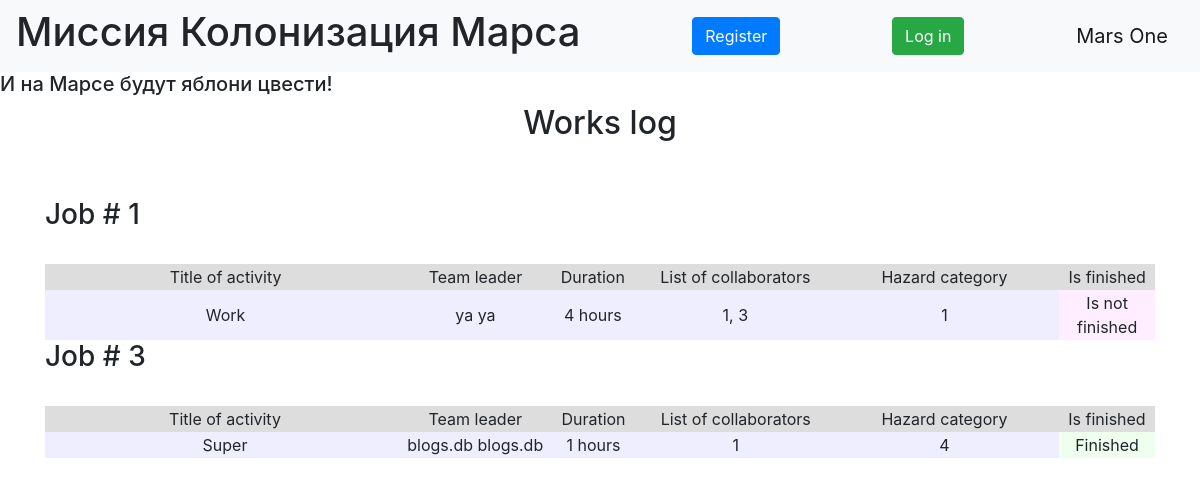
/index, run on the app's committed database.
### data/jobs.py (models this page shows, shortened)
class Jobs(SqlAlchemyBase, SerializerMixin):
    __tablename__ = 'jobs'
    id = sqlalchemy.Column(sqlalchemy.Integer, primary_key=True, autoincrement=True)
    team_leader = sqlalchemy.Column(sqlalchemy.Integer, sqlalchemy.ForeignKey("users.id"))
    job = sqlalchemy.Column(sqlalchemy.String, nullable=True)
    work_size = sqlalchemy.Column(sqlalchemy.Integer, default=0)
    collaborators = sqlalchemy.Column(sqlalchemy.String, nullable=True)
    start_date = sqlalchemy.Column(sqlalchemy.DateTime, default=datetime.datetime.now)
    end_date = sqlalchemy.Column(sqlalchemy.DateTime, default=datetime.datetime.now)
    is_finished = sqlalchemy.Column(sqlalchemy.Boolean, default=True)
    category = sqlalchemy.Column(sqlalchemy.Integer, sqlalchemy.ForeignKey("category.id"))
    user = orm.relationship('User')
    categories = orm.relationship("Category", secondary="association", backref="jobs")

### data/users.py (models this page shows, shortened)
class User(SqlAlchemyBase, UserMixin, SerializerMixin):
    __tablename__ = 'users'
    id = sqlalchemy.Column(sqlalchemy.Integer, primary_key=True, autoincrement=True)
    surname = sqlalchemy.Column(sqlalchemy.String, nullable=True)
    name = sqlalchemy.Column(sqlalchemy.String, nullable=True)
    age = sqlalchemy.Column(sqlalchemy.Integer, nullable=True)
    position = sqlalchemy.Column(sqlalchemy.String, nullable=True)
    speciality = sqlalchemy.Column(sqlalchemy.String, nullable=True)
    address = sqlalchemy.Column(sqlalchemy.String, nullable=True)
    email = sqlalchemy.Column(sqlalchemy.String, index=True, unique=True, nullable=True)
    hashed_password = sqlalchemy.Column(sqlalchemy.String, nullable=True)
    modified_date = sqlalchemy.Column(sqlalchemy.DateTime, default=datetime.datetime.now)
    city_from = sqlalchemy.Column(sqlalchemy.String, nullable=True)
    jobs = orm.relationship("Jobs", back_populates='user')

### main.py (the view)
@app.route("/")
@app.route("/index")
def index():
    db_sess = db_session.create_session()
    jobs = db_sess.query(Jobs).all()
    users = db_sess.query(User).all()
    names = {name.id: (name.surname, name.name) for name in users}
    return render_template("index.html", jobs=jobs, names=names, title='Work log')

### data/db_session.py (called while the page is built)
def create_session() -> Session:
    global __factory
    return __factory()

### templates/index.html (shortened to what this page needs)
{% extends "base.html" %}
{% block content %}
<h2 align="center">Works log</h2>
<br>
<br>
{% for job in jobs %}
<h3>Job # {{ job.id }}</h3>
<br>
<div class="table_container">
    <table class="my_table">
        <tr class="my_row">
            <td class="title" width="400px" bgcolor="#dddddd" align="center">Title of activity</td>
            <td class="title" width="150px" bgcolor="#dddddd" align="center">Team leader</td>
            <td class="title" width="100px" bgcolor="#dddddd" align="center">Duration</td>
            <td class="title" width="200px" bgcolor="#dddddd" align="center">List of collaborators</td>
            <td class="title" width="250px" bgcolor="#dddddd" align="center">Hazard category</td>
            <td class="title" width="100px" bgcolor="#dddddd" align="center">Is finished</td>
        </tr>
        <tr class="my_row">
            <td class="ordinary" bgcolor="#eeeeff" align="center">{{ job.job.capitalize() }}</td>
            <td class="ordinary" bgcolor="#eeeeff" align="center">{{ names[job.team_leader][0] }}
                {{ names[job.team_leader][1] }}</td>
            <td class="ordinary" bgcolor="#eeeeff" align="center">{{ job.work_size }} hours</td>
            <td class="ordinary" bgcolor="#eeeeff" align="center">{{ job.collaborators }}</td>
            <td class="ordinary" bgcolor="#eeeeff" align="center">{{ job.category }}</td>
            {% if job.is_finished %}
            <td class="ordinary" bgcolor="#eeffee" align="center">Finished</td>
            {% else %}
            <td class="ordinary" bgcolor="#ffeeff" align="center">Is not finished</td>
            {% endif %}
        </tr>
    </table>
</div>
{% endfor %}
{% endblock %}

### templates/base.html (shortened to what this page needs)
<!DOCTYPE html>
<html lang="en">
<head>
    <link rel="stylesheet" href="https://stackpath.bootstrapcdn.com/bootstrap/4.4.1/css/bootstrap.min.css"
>
</head>
<body>
<header>
    <nav class="navbar navbar-light bg-light">
        <h1>Миссия Колонизация Марса</h1>
        {% if current_user.is_authenticated %}
        <a class="navbar-brand" href="/logout">{{ current_user.name }} {{ current_user.surname }}</a>
        {% else %}
        <a class="btn btn-primary " href="/register">Register</a>
        <a class="btn btn-success" href="/login">Log in</a>
        {% endif %}
        <a class="navbar-brand" href="#">Mars One</a>
    </nav>
    <h5>И на Марсе будут яблони цвести!</h5>
</header>
    <main role="main" class="container">
        {% block content %}
        {% endblock %}
    </main>
</body>
</html>

### data on the page
Jobs: id "1", job "Work", team_leader.surname "ya", team_leader.name "ya", work_size "4", collaborators "1, 3", category "1", is_finished "Is not finished"
Jobs: id "3", job "Super", team_leader.surname "blogs.db", team_leader.name "blogs.db", work_size "1", collaborators "1", category "4", is_finished "Finished"
